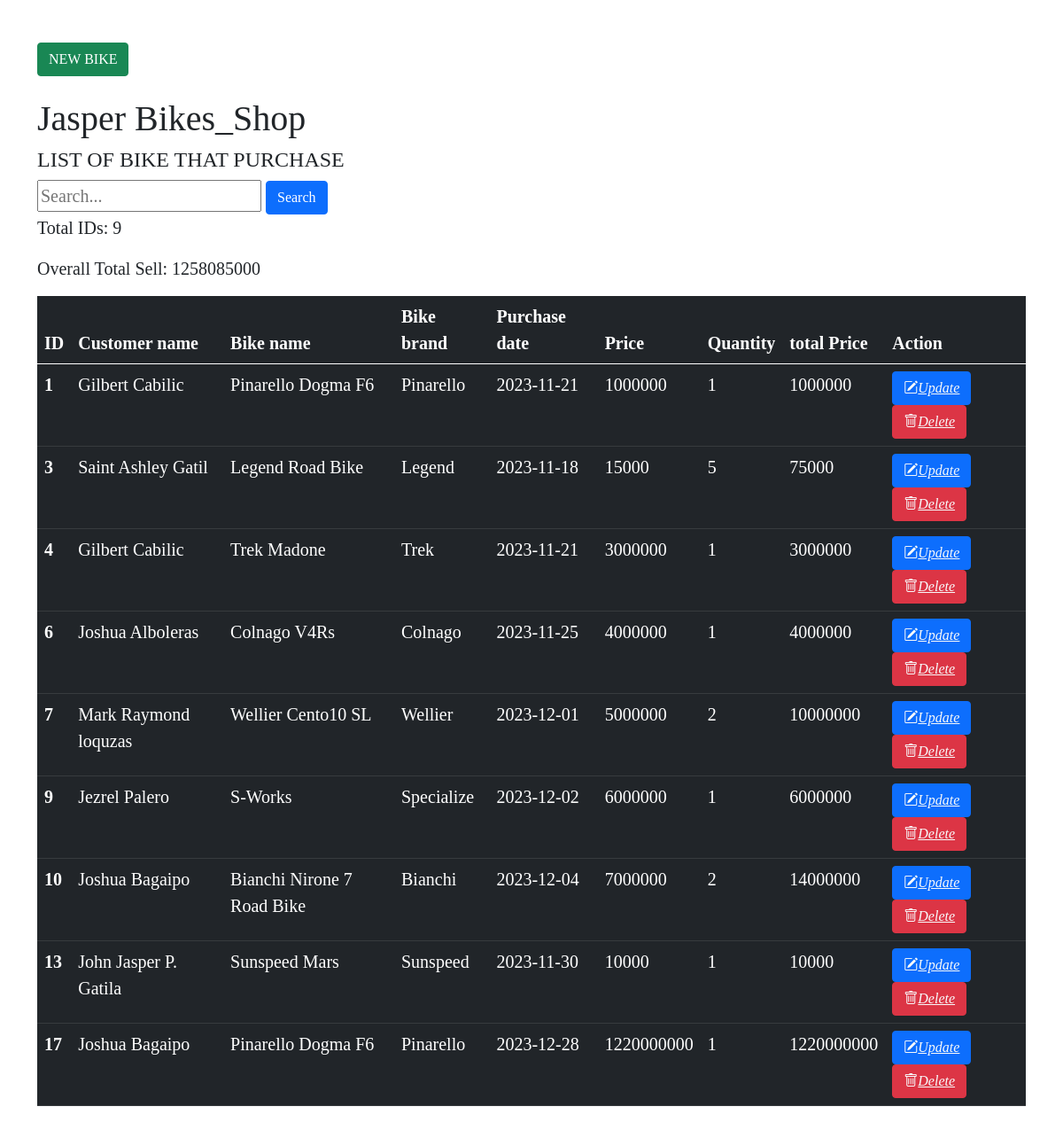
The page / on the database its author committed.
### tables this page shows
CREATE TABLE `bikes` (
  `customer_name` varchar(255) DEFAULT NULL,
  `id` int NOT NULL,
  `bike_name` varchar(255) DEFAULT NULL,
  `bike_brand` varchar(255) DEFAULT NULL,
  `purchase_date` varchar(255) DEFAULT NULL,
  `price` int NOT NULL,
  `quantity` int DEFAULT NULL,
  `total` int DEFAULT NULL
);

### index.php (the view, shortened to what this page needs)
<?php
include "config.php";
?>
<!DOCTYPE html>
<html>
<head>
	<link rel="stylesheet" type="text/css" href="bootstrap/css/bootstrap.min.css">
	<link rel="stylesheet" href="https://cdn.jsdelivr.net/npm/bootstrap-icons@1.11.1/font/bootstrap-icons.css">
</head>
<body>
	<div class="container my-5">
		<a class="btn btn-success mb-4" href="create.php">NEW BIKE</a>
		<h1>Jasper Bikes_Shop</h1>
		<h4>LIST OF BIKE THAT PURCHASE</h4>
		<form method="GET" action="search.php">
			<input type="text" name="search" placeholder="Search..." id="search">
			<button type="submit" class="btn btn-primary">Search</button>
		</form>
		<p>Total IDs: <?php echo mysqli_num_rows(mysqli_query($conn, "SELECT id FROM bikes")); ?></p>
		<table class="table table-dark">
			<thead>
				<tr>
					<th>ID</th>
					<th>Customer name</th>
					<th>Bike name</th>
					<th>Bike brand</th>
					<th>Purchase date</th>
					<th>Price</th>
					<th>Quantity</th>
					<th>total Price</th>
					<th>Action</th>
				</tr>
			</thead>
			<tbody>
				<?php
				$totalPrice = 0;
				$sqlquery = "SELECT * FROM bikes";
				if ($results = mysqli_query($conn, $sqlquery)) {
					while ($row = mysqli_fetch_array($results)) {
						$id = $row['id'];
						$customer_name = $row['customer_name'];
						$bikename = $row['bike_name'];
						$bikebrand = $row['bike_brand'];
						$pdate = $row['purchase_date'];
						$price = $row['price'];
						$quantity = $row['quantity'];
						$totalRowPrice = $row['price'] * $row['quantity'];
						$totalPrice += $totalRowPrice;
						echo '<tr>
                <th scope="row">' . $id . '</th>
                <td>' . $customer_name . '</td>
                <td>' . $bikename . '</td>
                <td>' . $bikebrand . '</td>
                <td>' . $pdate . '</td>
                <td>' . $price . '</td>
                <td>' . $quantity . '</td>
                <td>' . $totalRowPrice . '</td>
                <td>
                    <button class="btn btn-primary"><a href="update.php?id=' . $id . '" class="text-light"><i class="bi-pencil-square">Update</i></a></button>
                    <button class="btn btn-danger"><a href="delete.php?id=' . $id . '" class="text-light"><i class="bi bi-trash">Delete</i></a></button>
                </td>
                </tr>';
					}
				}
				?>
			</tbody>
			<p>Overall Total Sell:
				<?php echo $totalPrice; ?>
			</p>
		</table>
	</div>
</body>
</html>

### index.php (style rules this page uses)
body { font-size: 20px; font-family: Cambria, Cochin, Georgia, Times, 'Times New Roman', serif; }

### rows shown on the page
bikes: id "1", customer_name "Gilbert Cabilic", bike_name "Pinarello Dogma F6", bike_brand "Pinarello", purchase_date "2023-11-21", price "1000000", quantity "1"
bikes: id "3", customer_name "Saint Ashley Gatil", bike_name "Legend Road Bike", bike_brand "Legend", purchase_date "2023-11-18", price "15000", quantity "5", totalRowPrice "75000"
bikes: id "4", customer_name "Gilbert Cabilic", bike_name "Trek Madone", bike_brand "Trek", purchase_date "2023-11-21", price "3000000", quantity "1"
bikes: id "6", customer_name "Joshua Alboleras", bike_name "Colnago V4Rs", bike_brand "Colnago", purchase_date "2023-11-25", price "4000000", quantity "1"
bikes: id "7", customer_name "Mark Raymond loquzas", bike_name "Wellier Cento10 SL", bike_brand "Wellier", purchase_date "2023-12-01", price "5000000", quantity "2", totalRowPrice "10000000"
bikes: id "9", customer_name "Jezrel Palero", bike_name "S-Works", bike_brand "Specialize", purchase_date "2023-12-02", price "6000000", quantity "1"
bikes: id "10", customer_name "Joshua Bagaipo", bike_name "Bianchi Nirone 7 Road Bike", bike_brand "Bianchi", purchase_date "2023-12-04", price "7000000", quantity "2", totalRowPrice "14000000"
bikes: id "13", customer_name "John Jasper P. Gatila", bike_name "Sunspeed Mars", bike_brand "Sunspeed", purchase_date "2023-11-30", price "10000", quantity "1"
bikes: id "17", customer_name "Joshua Bagaipo", bike_name "Pinarello Dogma F6", bike_brand "Pinarello", purchase_date "2023-12-28", price "1220000000", quantity "1"

### other values the page prints
mysqli_num_rows(mysqli_query($conn, "SELECT id FROM bikes")) "9"
$totalPrice "1258085000"
